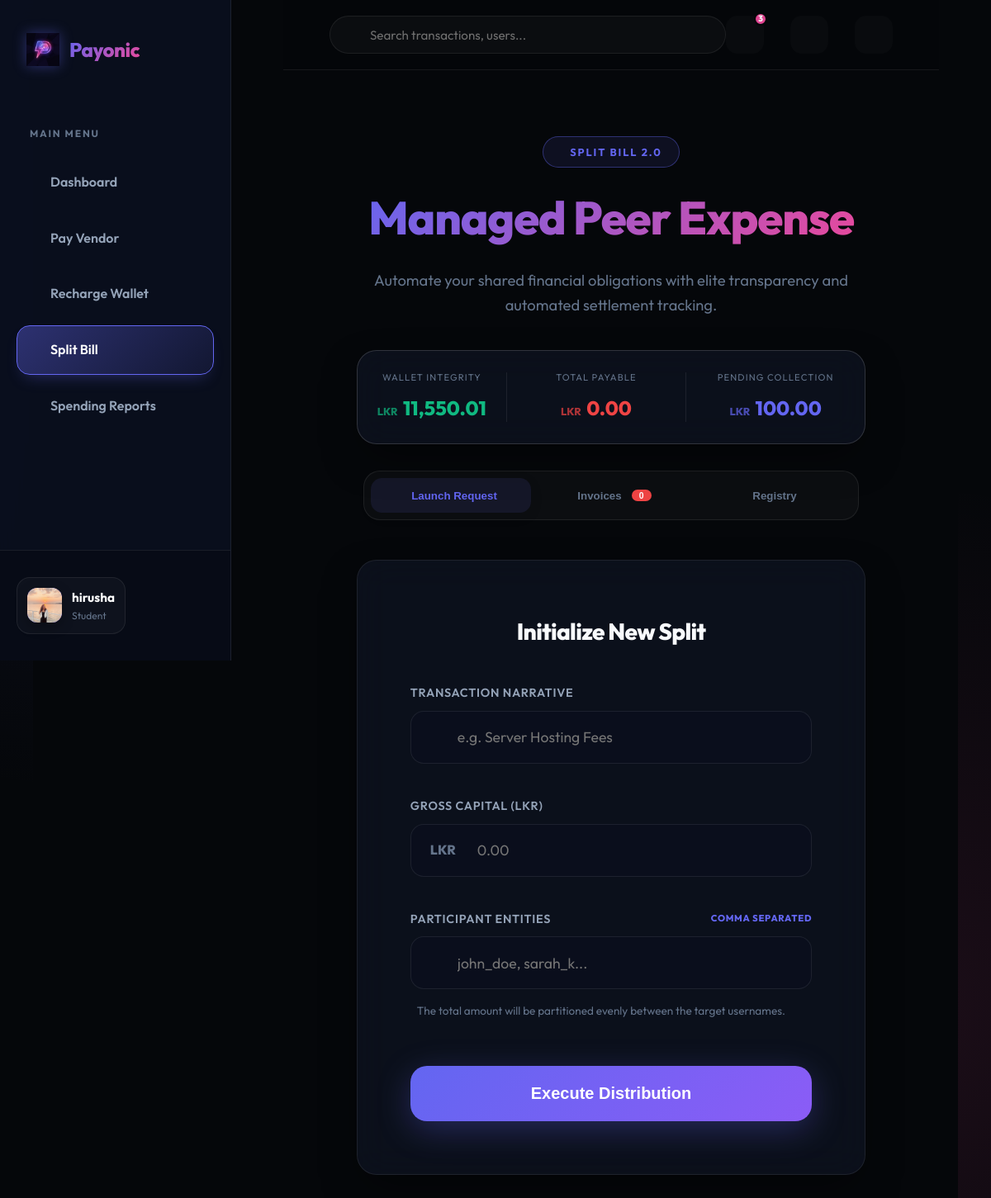
Page /student/split (signed in) on the earlier database version.
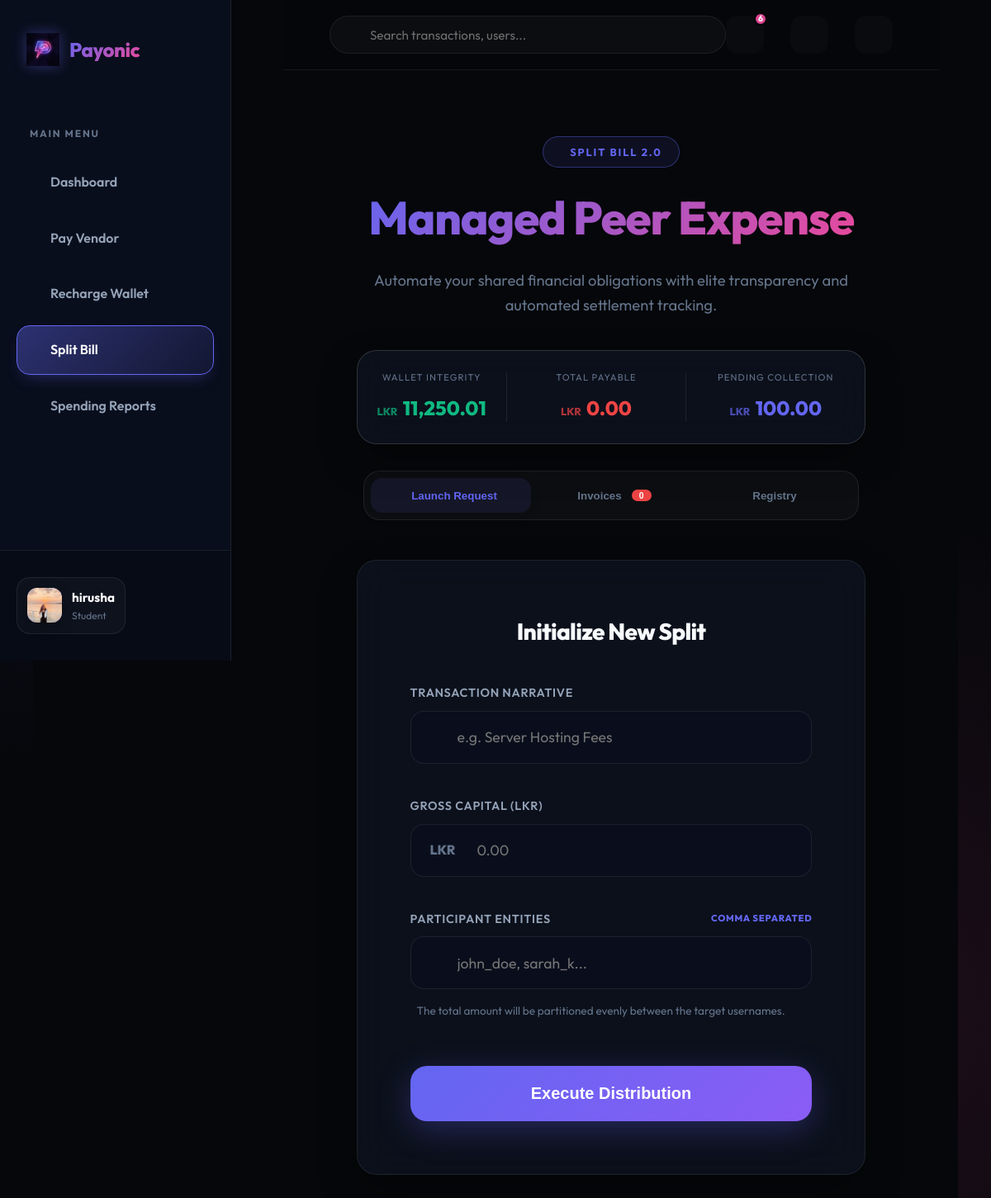
Same page on the later database version.
### app/models.py (models this page shows)
class Wallet(db.Model):
    id = db.Column(db.Integer, primary_key=True)
    user_id = db.Column(db.Integer, db.ForeignKey('user.id'), unique=True, nullable=False)
    balance = db.Column(db.Float, default=0.0)
    last_updated = db.Column(db.DateTime, default=datetime.utcnow, onupdate=datetime.utcnow)

### app/main/routes.py (the view)
@bp.route('/student/split', methods=['GET', 'POST'])
@login_required
def split_bill():
    if current_user.role != 'student':
        return redirect(url_for('main.index'))
    context = _get_split_bill_context()
    return render_template('student/split_bill.html', **context)

### app/main/forms.py
class SplitBillForm(FlaskForm):
    description = StringField('Description', validators=[DataRequired()])
    total_amount = FloatField('Total Amount to Split (LKR)', validators=[DataRequired()])
    participants = StringField('Participants (comma separated usernames)', validators=[DataRequired()])
    submit = SubmitField('Create Request')

### app/main/routes.py (called while the page is built)
def _get_split_bill_context(form=None):
    if form is None:
        form = SplitBillForm()
    incoming_requests = SplitBillParticipant.query.filter_by(user_id=current_user.id, status='pending').all()
    my_requests = SplitBill.query.filter_by(creator_id=current_user.id).order_by(SplitBill.created_at.desc()).all()
    total_you_owe = sum(p.amount_owed for p in incoming_requests)
    pending_collection = 0
    for bill in my_requests:
        for p in bill.participants:
            if p.status == 'pending':
                pending_collection += p.amount_owed
    return {
        'title': 'Split Bill',
        'form': form,
        'incoming_requests': incoming_requests,
        'my_requests': my_requests,
        'total_you_owe': total_you_owe,
        'pending_collection': pending_collection
    }

### app/templates/student/split_bill.html (shortened to what the changed rows need)
{% extends "base.html" %}
{% block content %}
<div class="animate-fade-in portal-content" style="max-width: 1100px; margin: 0 auto; padding-bottom: 5rem;">
    <div style="text-align: center; margin-bottom: 2.5rem;">
        <h1 class="text-gradient mobile-text-large"
            style="font-size: clamp(2rem, 8vw, 3.5rem); margin-bottom: 1rem; font-weight: 800; letter-spacing: -0.02em;">
            Managed Peer
            Expense</h1>
    </div>
    <div class="glass-panel"
        style="margin-bottom: 2rem; padding: 0; overflow: hidden; border-color: var(--border-bright);">
        <div class="summary-grid" style="display: grid; align-items: center;">
            <div class="summary-item" style="padding: 1.5rem; text-align: center;">
                <div
                    style="font-size: 0.7rem; color: var(--text-dim); text-transform: uppercase; letter-spacing: 0.1em; margin-bottom: 0.5rem;">
                    Wallet Integrity</div>
                <div
                    style="font-size: 1.5rem; font-weight: 800; color: var(--success); display: flex; align-items: baseline; justify-content: center; gap: 0.4rem;">
                    <span style="font-size: 0.8rem; opacity: 0.7;">LKR</span>
                    {{ "{:,.2f}".format(current_user.wallet.balance) }}
                </div>
            </div>
        </div>
    </div>
</div>
{% endblock %}

### app/templates/base.html (shortened to what this page needs)
<!doctype html>
<html lang="en">
<head>
  <link rel="stylesheet" href="{{ url_for('static', filename='css/style.css') }}">
  <link href="https://cdn.jsdelivr.net/npm/remixicon@3.5.0/fonts/remixicon.css" rel="stylesheet">
</head>
<body>
  {% set is_portal = current_user.is_authenticated %}
  <div class="{{ 'portal-layout' if is_portal else 'landing-layout' }}">
    {% if is_portal %}
    <aside class="sidebar">
      <div class="sidebar-brand">
        <a href="{{ url_for('main.index') }}" class="nav-brand">
          <img src="{{ url_for('static', filename='img/payonic_logo.png') }}" alt="Payonic Logo">
          <span class="text-gradient">Payonic</span>
        </a>
      </div>
      <nav class="sidebar-nav">
        <div class="nav-section">Main Menu</div>
        <a href="{{ url_for('main.dashboard' if current_user.role == 'student' else ('vendor.dashboard' if current_user.role == 'vendor' else 'admin.dashboard')) }}"
          class="sidebar-link {{ 'active' if request.endpoint in ['main.dashboard', 'vendor.dashboard', 'admin.dashboard'] }}">
           Dashboard
        </a>
        {% if current_user.role == 'student' %}
        <a href="{{ url_for('main.pay') }}" class="sidebar-link {{ 'active' if request.endpoint == 'main.pay' }}">
           Pay Vendor
        </a>
        <a href="{{ url_for('main.topup') }}" class="sidebar-link {{ 'active' if request.endpoint == 'main.topup' }}">
           Recharge Wallet
        </a>
        <a href="{{ url_for('main.split_bill') }}"
          class="sidebar-link {{ 'active' if request.endpoint == 'main.split_bill' }}">
           Split Bill
        </a>
        <a href="{{ url_for('main.reports') }}"
          class="sidebar-link {{ 'active' if request.endpoint == 'main.reports' }}">
           Spending Reports
        </a>
        {% endif %}
      </nav>
      <div class="sidebar-footer">
        <div class="user-pill">
          <div class="user-avatar"
            style="overflow: hidden; display: flex; align-items: center; justify-content: center;">
            {% if current_user.profile_pic %}
            <img src="{{ url_for('static', filename=current_user.profile_pic) }}" alt="P"
              style="width: 100%; height: 100%; object-fit: cover;">
            {% else %}
            {{ current_user.username[0]|upper }}
            {% endif %}
          </div>
          <div class="user-info">
            <div class="user-name">{{ current_user.username }}</div>
            <div class="user-role">{{ current_user.role }}</div>
          </div>
        </div>
        <a href="{{ url_for('auth.logout') }}" class="logout-btn" title="Logout">
        </a>
      </div>
    </aside>
    {% endif %}
    <main class="{{ 'main-wrapper' if is_portal else 'landing-main' }}">
      {% if is_portal %}
      <header class="portal-header">
        <div class="header-search">
          <input type="text" placeholder="Search transactions, users...">
        </div>
        <div class="header-actions">
          <a href="{{ url_for('main.notifications') }}" class="action-icon">
            {% if current_user.unread_notification_count > 0 %}
            <span class="badge">{{ current_user.unread_notification_count }}</span>
            {% endif %}
          </a>
          <button id="theme-toggle" class="action-icon"
            style="border: none; cursor: pointer; color: var(--text-dim); outline: none;">
          </button>
          <a href="{{ url_for('main.settings') }}" class="action-icon">
          </a>
        </div>
      </header>
      {% endif %}
      <div class="{{ 'portal-content' if is_portal else 'container landing-content' }}">
        {% block content %}{% endblock %}
      </div>
    </main>
  </div>
</body>
</html>

Differences in the rows shown:
changed Wallet: wallet.balance "11,550.01" → "11,250.01"
Other differences:
{{ current_user.unread_notification_count }}: "3" → "6"
